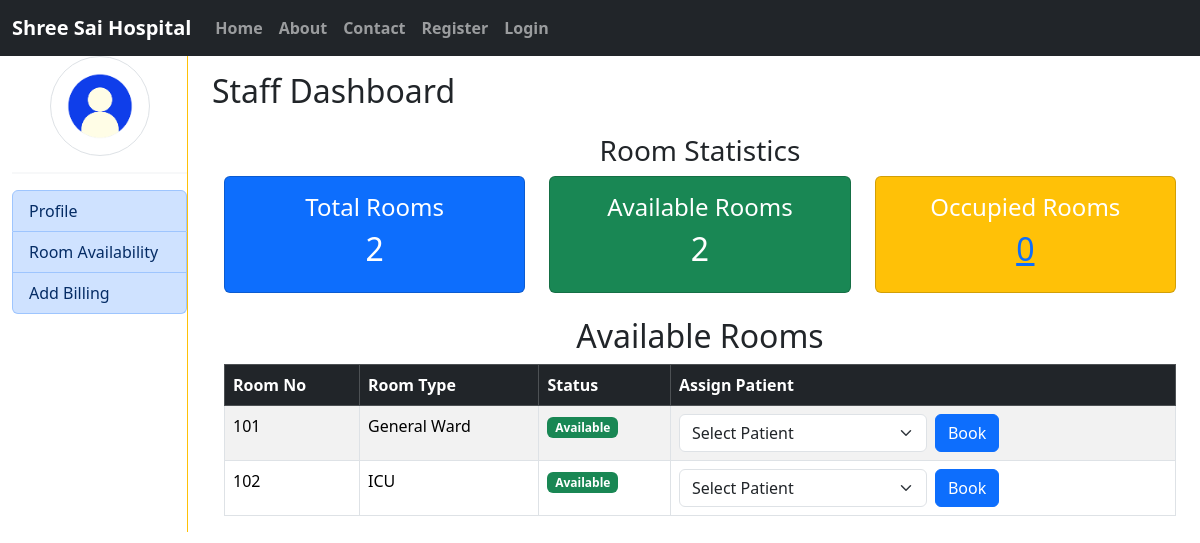
/hms_staff/Available_Rooms/, run on an earlier commit of the app's database.
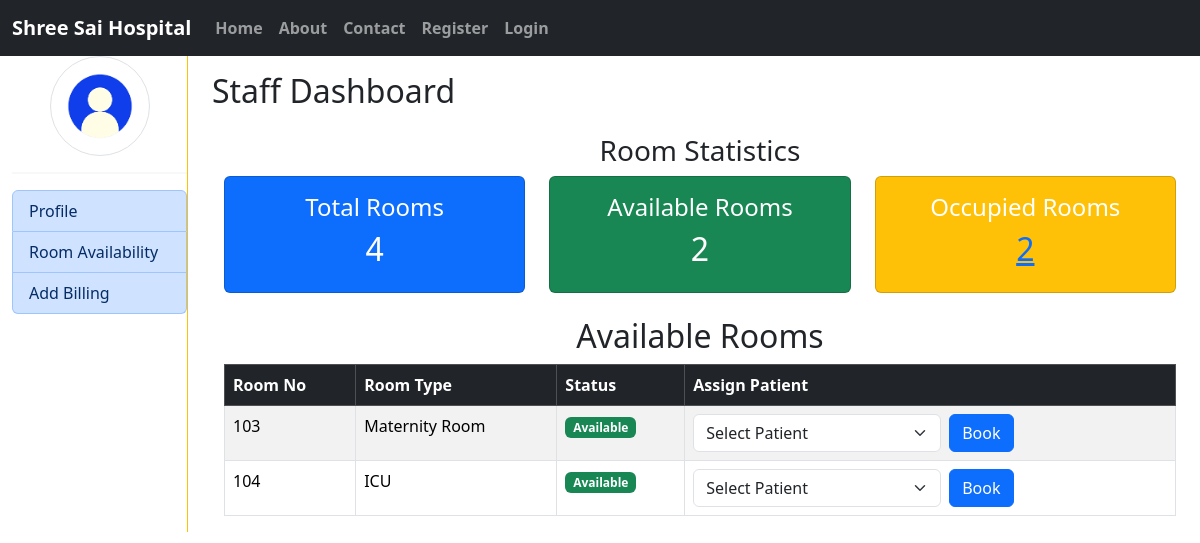
And on a later commit of the database.
### hms/models.py (models this page shows, shortened)
class Room(models.Model):
    Room_ID = models.AutoField(primary_key=True)
    P_ID = models.ForeignKey(Patient,on_delete=models.SET_NULL, null=True, blank=True)
    Room_no = models.IntegerField()
    Room_type = models.CharField(choices=room_choice, max_length=200)
    status = models.CharField(choices=room_status,max_length=100)

### hms_staff/views.py (the view)
# urls.py: path('Available_Rooms/', views.Available_Rooms,name='Available_Rooms'),
def Available_Rooms(request):
    total_rooms = Room.objects.count()
    available_rooms_count = Room.objects.filter(status='available').count()
    available_rooms = Room.objects.filter(status='available')
    occupied_rooms_count = Room.objects.filter(status='occupied').count()
    patients = Patient.objects.all()
    staff = None
    if request.user.is_authenticated:
        staff = Staff.objects.filter(user=request.user).first()
    context = {
        'total_rooms': total_rooms,
        'available_rooms_count':available_rooms_count,
        'occupied_rooms': occupied_rooms_count,
        'rooms': available_rooms,
        'staff': staff,
        'patients': patients,  # Pass patients to template
    }
    return render(request, 'hms_staff/room_availability.html', context)

### hms_staff/templates/hms_staff/room_availability.html (shortened to what this page needs)
{% extends 'hms_staff/staff_index.html' %}
{% load static %}
{% block staff %}
<div>
    <h2>Staff Dashboard</h2>
    <div class="container my-4">
        <h3 class="text-center">Room Statistics</h3>
        <div class="row text-center">
            <div class="col-md-4">
                <div class="card bg-primary text-white p-3">
                    <h4>Total Rooms</h4>
                    <h2>{{ total_rooms }}</h2>
                </div>
            </div>
            <div class="col-md-4">
                <div class="card bg-success text-white p-3">
                    <h4>Available Rooms</h4>
                    <h2>{{ available_rooms_count }}</h2>
                </div>
            </div>
            <div class="col-md-4">
                <div class="card bg-warning text-white p-3">
                    <h4>Occupied Rooms</h4>
                    <h2><a href="{% url 'Occupied_Rooms' %}">{{ occupied_rooms }}</a></h2>
                </div>
            </div>
        </div>
    </div>
    <div class="container mt-4">
        <h2 class="text-center">Available Rooms</h2>
        <div class="table-responsive">
            <table class="table table-bordered table-striped">
                <thead class="table-dark">
                    <tr>
                        <th>Room No</th>
                        <th>Room Type</th>
                        <th>Status</th>
                        <th>Assign Patient</th>
                    </tr>
                </thead>
                <tbody>
                    {% for room in rooms %}
                    <tr>
                        <td>{{ room.Room_no }}</td>
                        <td>{{ room.Room_type }}</td>
                        <td>
                            <span class="badge bg-success">Available</span>
                        </td>
                        <td>
                            <form method="POST" action="{% url 'book_room' room.Room_ID %}" class="d-flex align-items-center gap-2">
                                <select name="patient_id" class="form-select" style="width: auto;">
                                    <option value="" disabled selected>Select Patient</option>
                                </select>
                                <button type="submit" class="btn btn-primary">Book</button>
                            </form>
                        </td>
                    </tr>
                    {% empty %}
                    <tr>
                        <td colspan="4" class="text-center text-danger">No available rooms</td>
                    </tr>
                    {% endfor %}
                </tbody>
            </table>
        </div>
    </div>
</div>
{% endblock staff %}

What changed in the data, as far as the page shows it:
no longer on this page (row edited): Room: Room_no "101", Room_type "General Ward"
no longer on this page (row edited): Room: Room_no "102", Room_type "ICU"
added Room: Room_no "103", Room_type "Maternity Room"
added Room: Room_no "104", Room_type "ICU"
Also different on the page:
{{ total_rooms }}: "2" → "4"
{{ occupied_rooms }}: "0" → "2"
